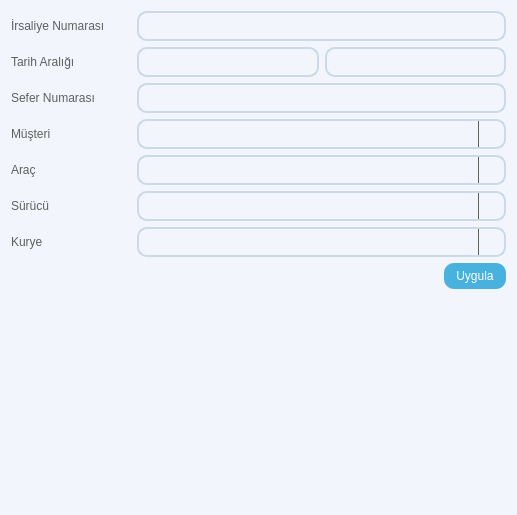
<?xml version="1.0" encoding="UTF-8"?>
<ui version="4.0">
 <class>Form</class>
 <widget class="QWidget" name="Form">
  <property name="geometry">
   <rect>
    <x>0</x>
    <y>0</y>
    <width>517</width>
    <height>515</height>
   </rect>
  </property>
  <property name="windowTitle">
   <string>Form</string>
  </property>
  <property name="styleSheet">
   <string notr="true">QWidget{
  background-color: #f2f6fc;
}

QGroupBox{
	background-color: #f2f6fc;
	border-radius: 15px;
	margin-top: 15px;
	font: 9pt &quot;Segoe UI&quot;;
	color: #5f5f5f
}

QTableWidget {
    border: 2px solid #e3ebf5;
    border-radius: 10px;
    background-color: #f2f6fc;
}

QGroupBox::title {
    subcontrol-origin: margin;
    subcontrol-position: top center;
    padding: 5px 10px;
    background-color: #f2f6fc;
    border-radius: 7px;
    color: #5f5f5f;
}

QLabel{
	font: 9pt &quot;Segoe UI&quot;;
	color: #5f5f5f;
}

QLineEdit{
	background-color: transparent;
	border: 2px solid #ccd9e6;
	border-radius: 10px;
	font: 9 pt &quot;Segoe UI&quot; #5f5f5f;
}

QTextEdit{
	background-color: transparent;
	border: 2px solid #ccd9e6;
	border-radius: 10px;
	font: 9 pt &quot;Segoe UI&quot;;
}

QPushButton {
    background-color: #48B1DD;
    color: white;
    border: none;
    border-radius: 10px;
    padding: 6px 12px;
    font: 9pt &quot;Segoe UI&quot;;
}

QPushButton:hover {
    background-color: #007BFF;
}

QPushButton:pressed {
    background-color: #5F5F5F;
}
QComboBox {
    background-color: transparent;
    border: 2px solid #ccd9e6;
    border-radius: 10px;
    padding: 5px 8px;
    font: 9pt &quot;Segoe UI&quot;;
    color: #5f5f5f;
}

QComboBox::drop-down {
    subcontrol-origin: padding;
    subcontrol-position: top right;
    width: 25px;
    border-left: 1px solid #5f5f5f;
}


QComboBox QAbstractItemView {
    border: 2px solid #e3ebf5;
    selection-background-color: #e3ebf5;
    background-color: 48B1DD;
    color: #5f5f5f;
    font: 9pt &quot;Segoe UI&quot;;
    border-radius: 5px;
}

QSpinBox{
	background-color: transparent;
	border: 2px solid #ccd9e6;
	border-radius: 10px;

}


</string>
  </property>
  <layout class="QVBoxLayout" name="verticalLayout">
   <item>
    <layout class="QFormLayout" name="formLayout">
     <item row="0" column="0">
      <widget class="QLabel" name="label_7">
       <property name="minimumSize">
        <size>
         <width>120</width>
         <height>30</height>
        </size>
       </property>
       <property name="maximumSize">
        <size>
         <width>120</width>
         <height>30</height>
        </size>
       </property>
       <property name="text">
        <string>İrsaliye Numarası</string>
       </property>
      </widget>
     </item>
     <item row="0" column="1">
      <widget class="QLineEdit" name="lineEditOrderDocumentNumber">
       <property name="minimumSize">
        <size>
         <width>0</width>
         <height>30</height>
        </size>
       </property>
       <property name="maximumSize">
        <size>
         <width>16777215</width>
         <height>30</height>
        </size>
       </property>
      </widget>
     </item>
     <item row="1" column="0">
      <widget class="QLabel" name="label_2">
       <property name="minimumSize">
        <size>
         <width>120</width>
         <height>30</height>
        </size>
       </property>
       <property name="maximumSize">
        <size>
         <width>120</width>
         <height>30</height>
        </size>
       </property>
       <property name="text">
        <string>Tarih Aralığı</string>
       </property>
      </widget>
     </item>
     <item row="1" column="1">
      <layout class="QHBoxLayout" name="horizontalLayout_2">
       <item>
        <widget class="QLineEdit" name="lineEditStartDate">
         <property name="minimumSize">
          <size>
           <width>0</width>
           <height>30</height>
          </size>
         </property>
         <property name="maximumSize">
          <size>
           <width>16777215</width>
           <height>30</height>
          </size>
         </property>
        </widget>
       </item>
       <item>
        <widget class="QLineEdit" name="lineEditEndDate">
         <property name="minimumSize">
          <size>
           <width>0</width>
           <height>30</height>
          </size>
         </property>
         <property name="maximumSize">
          <size>
           <width>16777215</width>
           <height>30</height>
          </size>
         </property>
        </widget>
       </item>
      </layout>
     </item>
     <item row="2" column="0">
      <widget class="QLabel" name="label_3">
       <property name="minimumSize">
        <size>
         <width>120</width>
         <height>30</height>
        </size>
       </property>
       <property name="maximumSize">
        <size>
         <width>120</width>
         <height>30</height>
        </size>
       </property>
       <property name="text">
        <string>Sefer Numarası</string>
       </property>
      </widget>
     </item>
     <item row="2" column="1">
      <widget class="QLineEdit" name="lineEditTripNumber">
       <property name="minimumSize">
        <size>
         <width>0</width>
         <height>30</height>
        </size>
       </property>
       <property name="maximumSize">
        <size>
         <width>16777215</width>
         <height>30</height>
        </size>
       </property>
      </widget>
     </item>
     <item row="3" column="0">
      <widget class="QLabel" name="label">
       <property name="minimumSize">
        <size>
         <width>120</width>
         <height>30</height>
        </size>
       </property>
       <property name="maximumSize">
        <size>
         <width>120</width>
         <height>30</height>
        </size>
       </property>
       <property name="text">
        <string>Müşteri</string>
       </property>
      </widget>
     </item>
     <item row="3" column="1">
      <widget class="QComboBox" name="comboBoxEmployee">
       <property name="minimumSize">
        <size>
         <width>0</width>
         <height>30</height>
        </size>
       </property>
       <property name="maximumSize">
        <size>
         <width>16777215</width>
         <height>30</height>
        </size>
       </property>
      </widget>
     </item>
     <item row="4" column="0">
      <widget class="QLabel" name="label_4">
       <property name="minimumSize">
        <size>
         <width>120</width>
         <height>30</height>
        </size>
       </property>
       <property name="maximumSize">
        <size>
         <width>120</width>
         <height>30</height>
        </size>
       </property>
       <property name="text">
        <string>Araç</string>
       </property>
      </widget>
     </item>
     <item row="4" column="1">
      <widget class="QComboBox" name="comboBoxVehicle">
       <property name="minimumSize">
        <size>
         <width>0</width>
         <height>30</height>
        </size>
       </property>
       <property name="maximumSize">
        <size>
         <width>16777215</width>
         <height>30</height>
        </size>
       </property>
      </widget>
     </item>
     <item row="5" column="0">
      <widget class="QLabel" name="label_5">
       <property name="minimumSize">
        <size>
         <width>120</width>
         <height>30</height>
        </size>
       </property>
       <property name="maximumSize">
        <size>
         <width>120</width>
         <height>30</height>
        </size>
       </property>
       <property name="text">
        <string>Sürücü</string>
       </property>
      </widget>
     </item>
     <item row="5" column="1">
      <widget class="QComboBox" name="comboBoxDriver">
       <property name="minimumSize">
        <size>
         <width>0</width>
         <height>30</height>
        </size>
       </property>
       <property name="maximumSize">
        <size>
         <width>16777215</width>
         <height>30</height>
        </size>
       </property>
      </widget>
     </item>
     <item row="6" column="0">
      <widget class="QLabel" name="label_6">
       <property name="minimumSize">
        <size>
         <width>120</width>
         <height>30</height>
        </size>
       </property>
       <property name="maximumSize">
        <size>
         <width>120</width>
         <height>30</height>
        </size>
       </property>
       <property name="text">
        <string>Kurye</string>
       </property>
      </widget>
     </item>
     <item row="6" column="1">
      <widget class="QComboBox" name="comboBoxCourier">
       <property name="minimumSize">
        <size>
         <width>0</width>
         <height>30</height>
        </size>
       </property>
       <property name="maximumSize">
        <size>
         <width>16777215</width>
         <height>30</height>
        </size>
       </property>
      </widget>
     </item>
     <item row="7" column="0" colspan="2">
      <layout class="QHBoxLayout" name="horizontalLayout">
       <item>
        <spacer name="horizontalSpacer">
         <property name="orientation">
          <enum>Qt::Horizontal</enum>
         </property>
         <property name="sizeHint" stdset="0">
          <size>
           <width>198</width>
           <height>20</height>
          </size>
         </property>
        </spacer>
       </item>
       <item>
        <widget class="QPushButton" name="pushButtonApply">
         <property name="text">
          <string>Uygula</string>
         </property>
        </widget>
       </item>
      </layout>
     </item>
    </layout>
   </item>
  </layout>
 </widget>
 <resources/>
 <connections/>
</ui>
